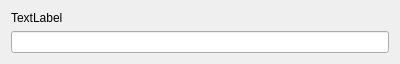
<?xml version="1.0" encoding="UTF-8"?>
<ui version="4.0">
 <class>FloatArrOutput</class>
 <widget class="QWidget" name="FloatArrOutput">
  <property name="geometry">
   <rect>
    <x>0</x>
    <y>0</y>
    <width>400</width>
    <height>60</height>
   </rect>
  </property>
  <property name="sizePolicy">
   <sizepolicy hsizetype="Preferred" vsizetype="Fixed">
    <horstretch>0</horstretch>
    <verstretch>1</verstretch>
   </sizepolicy>
  </property>
  <property name="maximumSize">
   <size>
    <width>16777215</width>
    <height>60</height>
   </size>
  </property>
  <property name="windowTitle">
   <string>Form</string>
  </property>
  <layout class="QVBoxLayout" name="verticalLayout">
   <item>
    <widget class="QLabel" name="Label">
     <property name="sizePolicy">
      <sizepolicy hsizetype="Preferred" vsizetype="Preferred">
       <horstretch>0</horstretch>
       <verstretch>1</verstretch>
      </sizepolicy>
     </property>
     <property name="text">
      <string>TextLabel</string>
     </property>
    </widget>
   </item>
   <item>
    <widget class="QLineEdit" name="FloatEdit">
     <property name="sizePolicy">
      <sizepolicy hsizetype="Expanding" vsizetype="Fixed">
       <horstretch>0</horstretch>
       <verstretch>5</verstretch>
      </sizepolicy>
     </property>
     <property name="readOnly">
      <bool>true</bool>
     </property>
    </widget>
   </item>
  </layout>
 </widget>
 <resources/>
 <connections/>
</ui>
